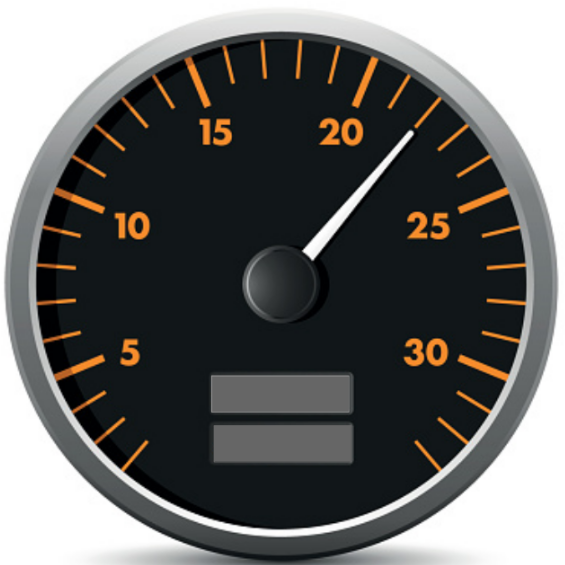
#> input picture araba telemetri_v2/d1.png, 565 x 565 px
$ python dashbord.py
#> lines starting #> are read from the running program, lines starting #| are printed output that depends on the picture
import cv2
img = cv2.imread("d1.png", cv2.IMREAD_COLOR)
#> img is the input picture: shape (565, 565, 3); mean B, G, R 102.9, 104.1, 104
#cv2.imshow("dashbord", img)
cv2.imshow('dashbord', cv2.resize(img,(1000,700),interpolation = cv2.INTER_CUBIC))
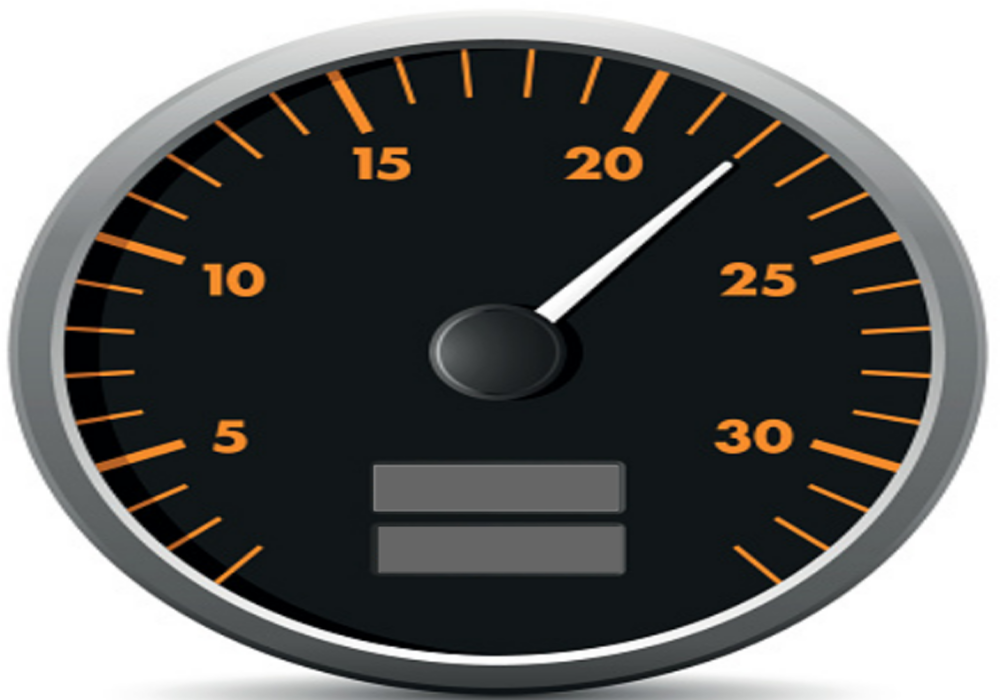
#> window 'dashbord': shape (700, 1000, 3); mean B, G, R 102.9, 104.1, 104
cv2.waitKey(0)
cv2.destroyAllWindows()

$ run again, with araba telemetri_v2/dashbord.jpg saved as araba telemetri_v2/d1.png
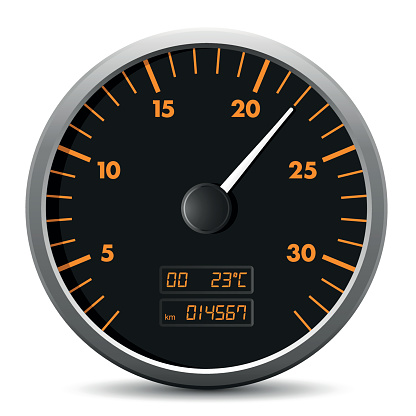
#> input picture araba telemetri_v2/dashbord.jpg, 416 x 416 px
#> img is the input picture: shape (416, 416, 3); mean B, G, R 132.6, 133.7, 133.8
#> `cv2.imshow('dashbord', cv2.resize(img,(1000,700),interpolation = cv2.I..`:
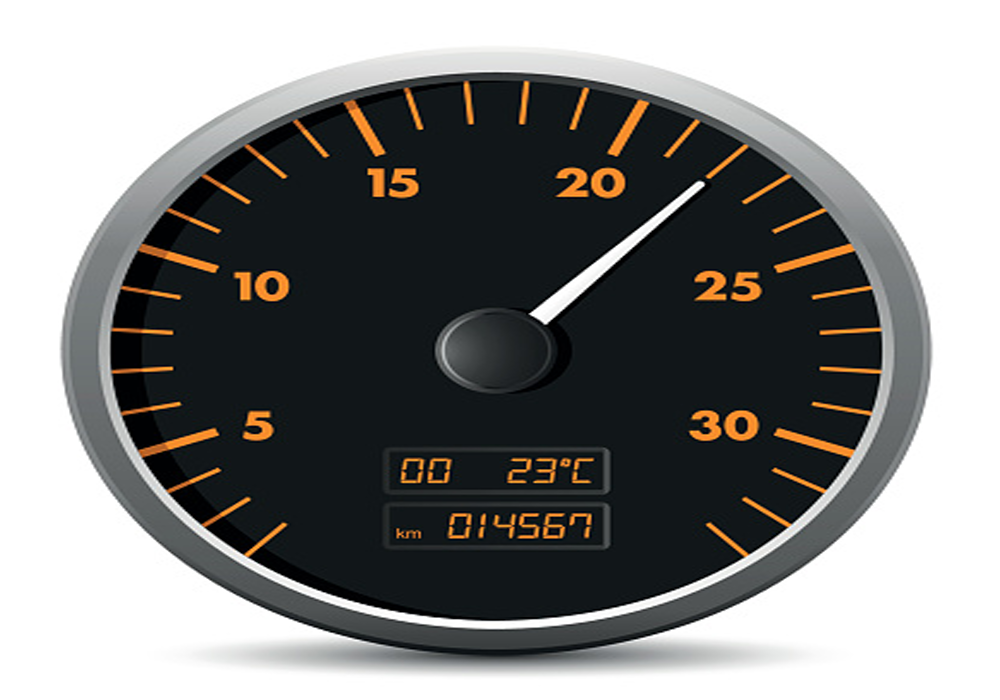
#> window 'dashbord': shape (700, 1000, 3); mean B, G, R 132.5, 133.7, 133.8
